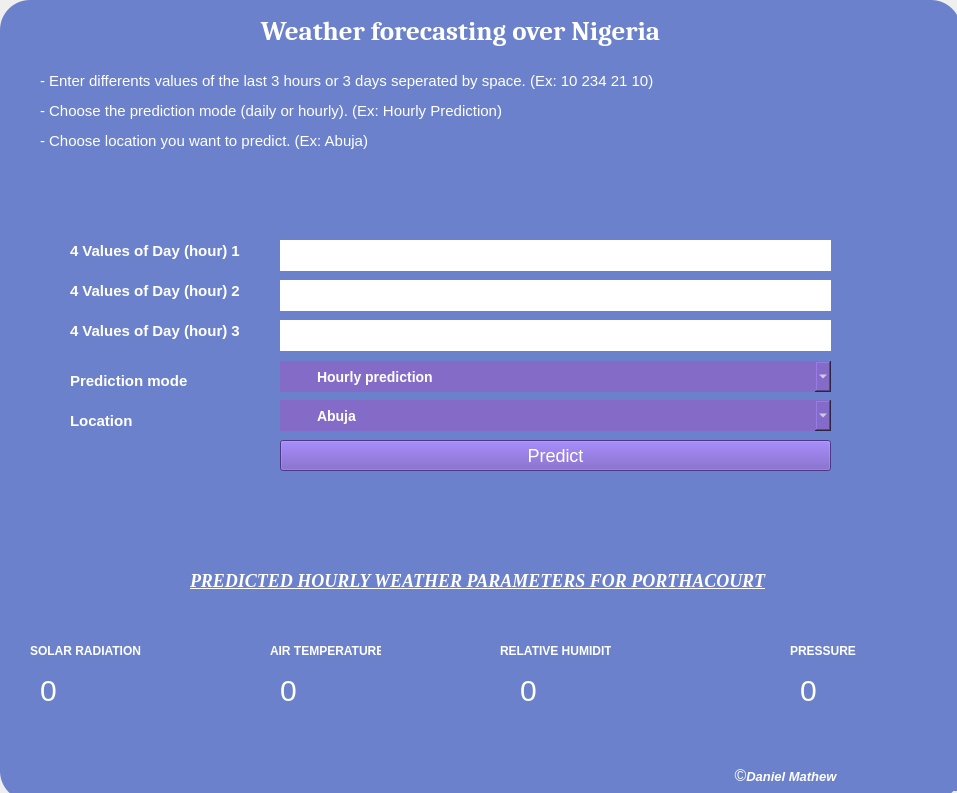
<?xml version="1.0" encoding="UTF-8"?>
<ui version="4.0">
 <class>MainWindow</class>
 <widget class="QMainWindow" name="MainWindow">
  <property name="geometry">
   <rect>
    <x>0</x>
    <y>0</y>
    <width>957</width>
    <height>793</height>
   </rect>
  </property>
  <property name="windowTitle">
   <string>MainWindow</string>
  </property>
  <widget class="QWidget" name="centralwidget">
   <widget class="QFrame" name="frame">
    <property name="geometry">
     <rect>
      <x>0</x>
      <y>0</y>
      <width>961</width>
      <height>801</height>
     </rect>
    </property>
    <property name="cursor">
     <cursorShape>ArrowCursor</cursorShape>
    </property>
    <property name="styleSheet">
     <string notr="true">QFrame{
	background-color:   #6b81cb  ;
	border-radius: 30px;
	color: white;
}</string>
    </property>
    <property name="frameShape">
     <enum>QFrame::StyledPanel</enum>
    </property>
    <property name="frameShadow">
     <enum>QFrame::Raised</enum>
    </property>
    <widget class="QLabel" name="label">
     <property name="geometry">
      <rect>
       <x>250</x>
       <y>10</y>
       <width>421</width>
       <height>41</height>
      </rect>
     </property>
     <property name="font">
      <font>
       <family>cambria</family>
       <pointsize>20</pointsize>
       <weight>75</weight>
       <bold>true</bold>
      </font>
     </property>
     <property name="styleSheet">
      <string notr="true">QLabel
{
 font-family: cambria;
font-weight: bold;
}</string>
     </property>
     <property name="text">
      <string>Weather forecasting over Nigeria</string>
     </property>
     <property name="alignment">
      <set>Qt::AlignCenter</set>
     </property>
    </widget>
    <widget class="QLabel" name="label_2">
     <property name="geometry">
      <rect>
       <x>40</x>
       <y>60</y>
       <width>621</width>
       <height>41</height>
      </rect>
     </property>
     <property name="font">
      <font>
       <pointsize>11</pointsize>
      </font>
     </property>
     <property name="text">
      <string>- Enter differents values of the last 3 hours or 3 days seperated by space. (Ex: 10 234 21 10)</string>
     </property>
     <property name="alignment">
      <set>Qt::AlignLeading|Qt::AlignLeft|Qt::AlignVCenter</set>
     </property>
    </widget>
    <widget class="QLabel" name="label_3">
     <property name="geometry">
      <rect>
       <x>40</x>
       <y>90</y>
       <width>471</width>
       <height>41</height>
      </rect>
     </property>
     <property name="font">
      <font>
       <pointsize>11</pointsize>
      </font>
     </property>
     <property name="text">
      <string>- Choose the prediction mode (daily or hourly). (Ex: Hourly Prediction)</string>
     </property>
     <property name="alignment">
      <set>Qt::AlignLeading|Qt::AlignLeft|Qt::AlignVCenter</set>
     </property>
    </widget>
    <widget class="QLabel" name="label_4">
     <property name="geometry">
      <rect>
       <x>40</x>
       <y>120</y>
       <width>421</width>
       <height>41</height>
      </rect>
     </property>
     <property name="font">
      <font>
       <pointsize>11</pointsize>
      </font>
     </property>
     <property name="text">
      <string>- Choose location you want to predict. (Ex: Abuja)</string>
     </property>
     <property name="alignment">
      <set>Qt::AlignLeading|Qt::AlignLeft|Qt::AlignVCenter</set>
     </property>
    </widget>
    <widget class="QPlainTextEdit" name="values1">
     <property name="enabled">
      <bool>true</bool>
     </property>
     <property name="geometry">
      <rect>
       <x>280</x>
       <y>240</y>
       <width>551</width>
       <height>31</height>
      </rect>
     </property>
     <property name="styleSheet">
      <string notr="true">QPlainTextEdit
{
background-color: rgb(255, 255, 255); 
color: black; font-size:15px;
font-family: Arial;
color: #6b4ebc;
letter-spacing: 8px;
font-weight: bold;
}</string>
     </property>
     <property name="verticalScrollBarPolicy">
      <enum>Qt::ScrollBarAlwaysOff</enum>
     </property>
     <property name="plainText">
      <string/>
     </property>
    </widget>
    <widget class="QPlainTextEdit" name="values2">
     <property name="geometry">
      <rect>
       <x>280</x>
       <y>280</y>
       <width>551</width>
       <height>31</height>
      </rect>
     </property>
     <property name="styleSheet">
      <string notr="true">QPlainTextEdit
{
background-color: rgb(255, 255, 255); 
color: black; font-size:15px;
font-family: Arial;
color: #6b4ebc;
letter-spacing: 8px;
font-weight: bold;
}</string>
     </property>
     <property name="verticalScrollBarPolicy">
      <enum>Qt::ScrollBarAlwaysOff</enum>
     </property>
    </widget>
    <widget class="QPlainTextEdit" name="values3">
     <property name="geometry">
      <rect>
       <x>280</x>
       <y>320</y>
       <width>551</width>
       <height>31</height>
      </rect>
     </property>
     <property name="styleSheet">
      <string notr="true">QPlainTextEdit
{
background-color: rgb(255, 255, 255); 
color: black; font-size:15px;
font-family: Arial;
color: #6b4ebc;
letter-spacing: 8px;
font-weight: bold;
}</string>
     </property>
     <property name="verticalScrollBarPolicy">
      <enum>Qt::ScrollBarAlwaysOff</enum>
     </property>
    </widget>
    <widget class="QComboBox" name="predict_mod">
     <property name="geometry">
      <rect>
       <x>280</x>
       <y>361</y>
       <width>551</width>
       <height>31</height>
      </rect>
     </property>
     <property name="styleSheet">
      <string notr="true">QComboBox
{
  	
 	font-family: Arial;
 	font-size: 14px;
	padding: auto;
	background-color: #846bc7;
	border-style: none;
	color: white;
	font-weight: bold;
	text-align: center;
}</string>
     </property>
     <property name="duplicatesEnabled">
      <bool>false</bool>
     </property>
     <property name="frame">
      <bool>true</bool>
     </property>
     <item>
      <property name="text">
       <string>Hourly prediction</string>
      </property>
     </item>
     <item>
      <property name="text">
       <string>Daily Prediction</string>
      </property>
     </item>
    </widget>
    <widget class="QPushButton" name="pushButton">
     <property name="geometry">
      <rect>
       <x>280</x>
       <y>440</y>
       <width>551</width>
       <height>31</height>
      </rect>
     </property>
     <property name="styleSheet">
      <string notr="true">QPushButton
{
	background-color: #6b4ebc;;
    color: white;
	font-family: Arial;
	font-size: 18px;
}

QPushButton::chunck{
	border-radius: 25px;
}</string>
     </property>
     <property name="text">
      <string>Predict</string>
     </property>
    </widget>
    <widget class="QComboBox" name="predict_location">
     <property name="geometry">
      <rect>
       <x>280</x>
       <y>400</y>
       <width>551</width>
       <height>31</height>
      </rect>
     </property>
     <property name="styleSheet">
      <string notr="true">QComboBox
{
  	
 	font-family: Arial;
 	font-size: 14px;
	padding: auto;
	background-color: #846bc7;
	border-style: none;
	color: white;
	font-weight: bold;
	text-align: center;
}</string>
     </property>
     <property name="duplicatesEnabled">
      <bool>false</bool>
     </property>
     <property name="frame">
      <bool>true</bool>
     </property>
     <item>
      <property name="text">
       <string>Abuja</string>
      </property>
     </item>
     <item>
      <property name="text">
       <string>Lagos</string>
      </property>
     </item>
     <item>
      <property name="text">
       <string>Bauchi</string>
      </property>
     </item>
     <item>
      <property name="text">
       <string>Enugu</string>
      </property>
     </item>
     <item>
      <property name="text">
       <string>Porthacourt</string>
      </property>
     </item>
     <item>
      <property name="text">
       <string>Anyigba</string>
      </property>
     </item>
    </widget>
    <widget class="QLabel" name="solar_result">
     <property name="geometry">
      <rect>
       <x>40</x>
       <y>670</y>
       <width>21</width>
       <height>41</height>
      </rect>
     </property>
     <property name="styleSheet">
      <string notr="true">QLabel{
 font-size: 30px;
font-family: Arial;
text-align: center;
}</string>
     </property>
     <property name="text">
      <string>0</string>
     </property>
    </widget>
    <widget class="QLabel" name="air_result">
     <property name="geometry">
      <rect>
       <x>280</x>
       <y>670</y>
       <width>21</width>
       <height>41</height>
      </rect>
     </property>
     <property name="styleSheet">
      <string notr="true">QLabel{
 font-size: 30px;
font-family: Arial;
text-align: center;
}</string>
     </property>
     <property name="text">
      <string>0</string>
     </property>
    </widget>
    <widget class="QLabel" name="relative_result">
     <property name="geometry">
      <rect>
       <x>520</x>
       <y>670</y>
       <width>21</width>
       <height>41</height>
      </rect>
     </property>
     <property name="styleSheet">
      <string notr="true">QLabel{
 font-size: 30px;
font-family: Arial;
text-align: center;
}</string>
     </property>
     <property name="text">
      <string>0</string>
     </property>
    </widget>
    <widget class="QLabel" name="pressure_result">
     <property name="geometry">
      <rect>
       <x>800</x>
       <y>670</y>
       <width>21</width>
       <height>41</height>
      </rect>
     </property>
     <property name="styleSheet">
      <string notr="true">QLabel{
 font-size: 30px;
font-family: Arial;
text-align: center;
}</string>
     </property>
     <property name="text">
      <string>0</string>
     </property>
    </widget>
    <widget class="QLabel" name="label_9">
     <property name="geometry">
      <rect>
       <x>70</x>
       <y>230</y>
       <width>181</width>
       <height>41</height>
      </rect>
     </property>
     <property name="font">
      <font>
       <family>Arial</family>
       <pointsize>-1</pointsize>
       <weight>75</weight>
       <bold>true</bold>
      </font>
     </property>
     <property name="styleSheet">
      <string notr="true">QLabel{

font-weight: bold;
font-family: Arial;
font-size: 15px;
}</string>
     </property>
     <property name="text">
      <string>4 Values of Day (hour) 1</string>
     </property>
     <property name="alignment">
      <set>Qt::AlignLeading|Qt::AlignLeft|Qt::AlignVCenter</set>
     </property>
    </widget>
    <widget class="QLabel" name="label_10">
     <property name="geometry">
      <rect>
       <x>70</x>
       <y>270</y>
       <width>191</width>
       <height>41</height>
      </rect>
     </property>
     <property name="font">
      <font>
       <family>Arial</family>
       <pointsize>-1</pointsize>
       <weight>75</weight>
       <bold>true</bold>
      </font>
     </property>
     <property name="styleSheet">
      <string notr="true">QLabel{

font-weight: bold;
font-family: Arial;
font-size: 15px;
}</string>
     </property>
     <property name="text">
      <string>4 Values of Day (hour) 2</string>
     </property>
     <property name="alignment">
      <set>Qt::AlignLeading|Qt::AlignLeft|Qt::AlignVCenter</set>
     </property>
    </widget>
    <widget class="QLabel" name="label_11">
     <property name="geometry">
      <rect>
       <x>70</x>
       <y>310</y>
       <width>201</width>
       <height>41</height>
      </rect>
     </property>
     <property name="font">
      <font>
       <family>Arial</family>
       <pointsize>-1</pointsize>
       <weight>75</weight>
       <bold>true</bold>
      </font>
     </property>
     <property name="styleSheet">
      <string notr="true">QLabel{

font-weight: bold;
font-family: Arial;
font-size: 15px;
}</string>
     </property>
     <property name="text">
      <string>4 Values of Day (hour) 3</string>
     </property>
     <property name="alignment">
      <set>Qt::AlignLeading|Qt::AlignLeft|Qt::AlignVCenter</set>
     </property>
    </widget>
    <widget class="QLabel" name="label_12">
     <property name="geometry">
      <rect>
       <x>70</x>
       <y>360</y>
       <width>151</width>
       <height>41</height>
      </rect>
     </property>
     <property name="font">
      <font>
       <family>Arial</family>
       <pointsize>-1</pointsize>
       <weight>75</weight>
       <bold>true</bold>
      </font>
     </property>
     <property name="styleSheet">
      <string notr="true">QLabel{

font-weight: bold;
font-family: Arial;
font-size: 15px;
}</string>
     </property>
     <property name="text">
      <string>Prediction mode</string>
     </property>
     <property name="alignment">
      <set>Qt::AlignLeading|Qt::AlignLeft|Qt::AlignVCenter</set>
     </property>
    </widget>
    <widget class="QLabel" name="label_13">
     <property name="geometry">
      <rect>
       <x>70</x>
       <y>400</y>
       <width>151</width>
       <height>41</height>
      </rect>
     </property>
     <property name="font">
      <font>
       <family>Arial</family>
       <pointsize>-1</pointsize>
       <weight>75</weight>
       <bold>true</bold>
      </font>
     </property>
     <property name="styleSheet">
      <string notr="true">QLabel{

font-weight: bold;
font-family: Arial;
font-size: 15px;
}</string>
     </property>
     <property name="text">
      <string>Location</string>
     </property>
     <property name="alignment">
      <set>Qt::AlignLeading|Qt::AlignLeft|Qt::AlignVCenter</set>
     </property>
    </widget>
    <widget class="QLabel" name="solar_text">
     <property name="geometry">
      <rect>
       <x>30</x>
       <y>630</y>
       <width>111</width>
       <height>41</height>
      </rect>
     </property>
     <property name="styleSheet">
      <string notr="true">QLabel{
 font-size: 12px;
font-family: Arial;
text-align: center;
font-weight: bold;
}</string>
     </property>
     <property name="text">
      <string>SOLAR RADIATION</string>
     </property>
    </widget>
    <widget class="QLabel" name="air_text">
     <property name="geometry">
      <rect>
       <x>270</x>
       <y>630</y>
       <width>111</width>
       <height>41</height>
      </rect>
     </property>
     <property name="styleSheet">
      <string notr="true">QLabel{
 font-size: 12px;
font-family: Arial;
text-align: center;
font-weight: bold;
}</string>
     </property>
     <property name="text">
      <string>AIR TEMPERATURE</string>
     </property>
    </widget>
    <widget class="QLabel" name="relative_text">
     <property name="geometry">
      <rect>
       <x>500</x>
       <y>630</y>
       <width>111</width>
       <height>41</height>
      </rect>
     </property>
     <property name="styleSheet">
      <string notr="true">QLabel{
 font-size: 12px;
font-family: Arial;
text-align: center;
font-weight: bold;
}</string>
     </property>
     <property name="text">
      <string>RELATIVE HUMIDITY</string>
     </property>
    </widget>
    <widget class="QLabel" name="pressure_text">
     <property name="geometry">
      <rect>
       <x>790</x>
       <y>630</y>
       <width>71</width>
       <height>41</height>
      </rect>
     </property>
     <property name="styleSheet">
      <string notr="true">QLabel{
 font-size: 12px;
font-family: Arial;
text-align: center;
font-weight: bold;
}</string>
     </property>
     <property name="text">
      <string>PRESSURE</string>
     </property>
    </widget>
    <widget class="QLabel" name="message_result">
     <property name="geometry">
      <rect>
       <x>190</x>
       <y>560</y>
       <width>581</width>
       <height>41</height>
      </rect>
     </property>
     <property name="font">
      <font>
       <family>Times New Roman</family>
       <pointsize>-1</pointsize>
       <weight>75</weight>
       <italic>true</italic>
       <bold>true</bold>
       <underline>true</underline>
      </font>
     </property>
     <property name="layoutDirection">
      <enum>Qt::LeftToRight</enum>
     </property>
     <property name="styleSheet">
      <string notr="true">QLabel{
 font-size: 18px;
font-family: &quot;Times New Roman&quot;;
text-align: center;
font-weight: bold;
font-style: oblique;
}</string>
     </property>
     <property name="text">
      <string>PREDICTED HOURLY WEATHER PARAMETERS FOR PORTHACOURT</string>
     </property>
    </widget>
    <widget class="QLabel" name="label_5">
     <property name="geometry">
      <rect>
       <x>560</x>
       <y>760</y>
       <width>451</width>
       <height>31</height>
      </rect>
     </property>
     <property name="font">
      <font>
       <pointsize>13</pointsize>
      </font>
     </property>
     <property name="text">
      <string>&lt;html&gt;&lt;head/&gt;&lt;body&gt;&lt;p&gt;&lt;span style=&quot; font-size:12pt;&quot;&gt;©&lt;/span&gt;&lt;span style=&quot; font-size:10pt; font-weight:600; font-style:italic;&quot;&gt;Daniel Mathew&lt;/span&gt;&lt;/p&gt;&lt;/body&gt;&lt;/html&gt;</string>
     </property>
     <property name="alignment">
      <set>Qt::AlignCenter</set>
     </property>
    </widget>
   </widget>
  </widget>
 </widget>
 <resources/>
 <connections/>
</ui>
